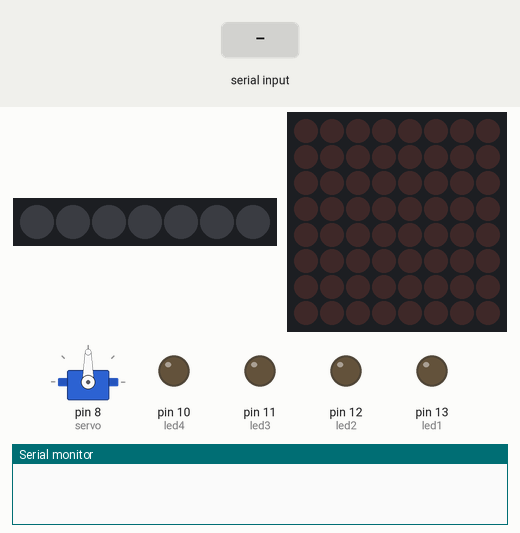
This sketch was run on a simulated Arduino Uno, built with avr-gcc and run on an emulated ATmega328P. On the bench: 7 RGB LEDs in strip order, left to right, servo, 8×8 LED matrix, output pins drawn as LEDs (lit = HIGH), the last lines printed to the serial monitor. Inputs (shaded band) come from the test bench. Dim RGB values are drawn brighter than linear.

Above: at 1.2 s.
1.3 s: "h" received over Serial
At 1.45 s:
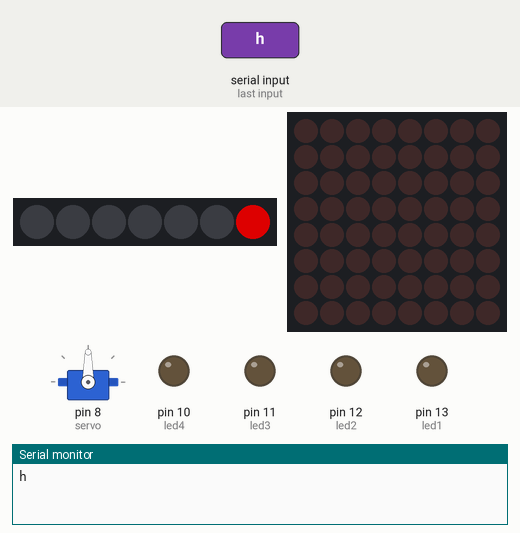
3.7 s: "a" received over Serial
At 5.3 s:
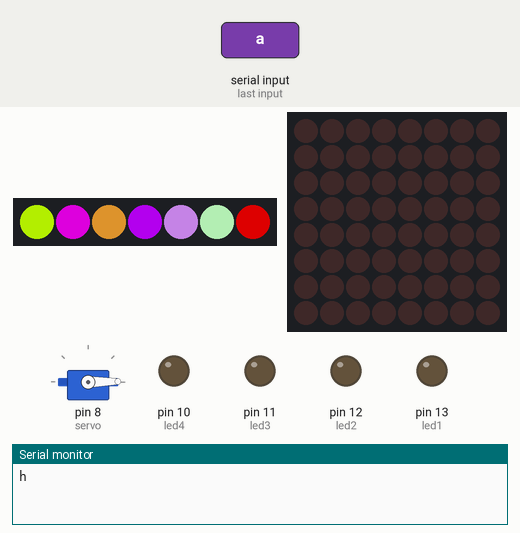
5.8 s: "e" received over Serial
At 9.7 s:
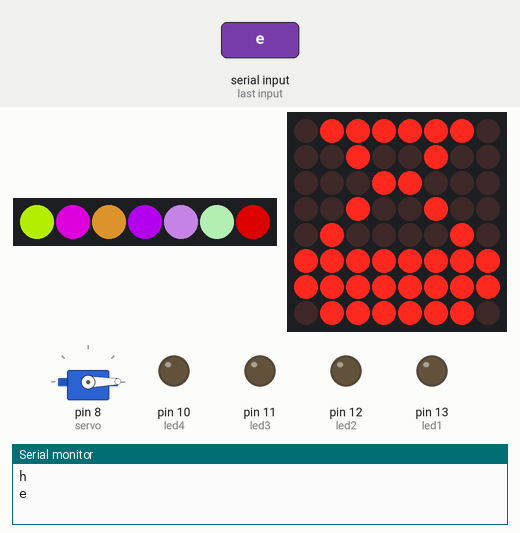
10.0 s: "f" received over Serial
At 13.0 s:
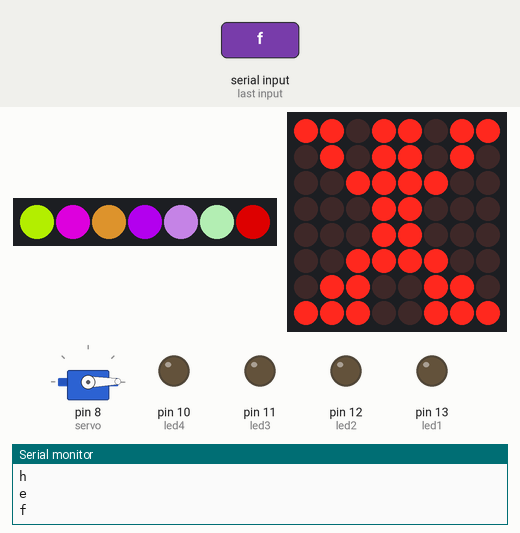
14.2 s: "g" received over Serial
At 17.4 s:
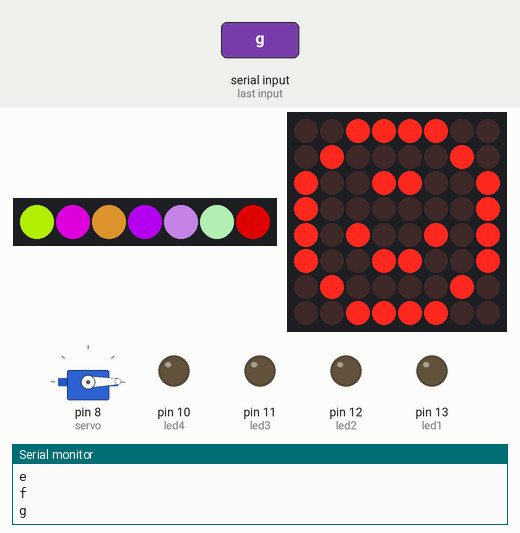
18.4 s: "g" received over Serial
At 18.55 s:
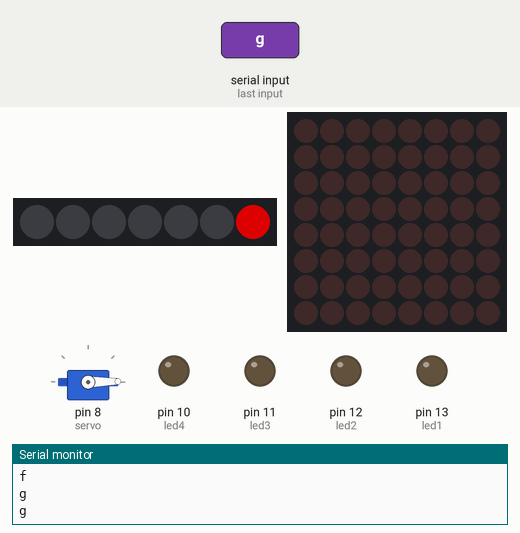
Timing chart, 0 to 21.8 s (numbered marks = the images above; inputs shaded):
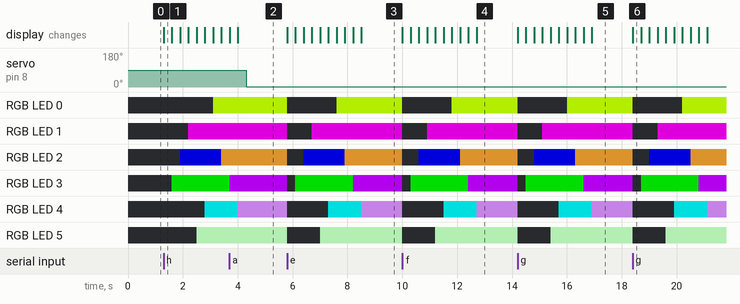

The sketch:

aaaa_1.ino
```cpp
#include <Servo.h>
#include <Adafruit_NeoPixel.h>
#include <LedControl.h>
#define esperar 300

LedControl MATLED = LedControl(3,5,4,1); // crea objeto
Adafruit_NeoPixel pixels (7,7);
Adafruit_NeoPixel mdf (7,6);
Servo servo;
int led1 = 13;
int led2 = 12;
int led3 = 11;
int led4 = 10;
char letra;
int numero;
char d1;
char d2;
char d3;
char d4;
int contador = 0;
int contador1 = 0;
int contador2 = 0;
int contador3 = 0;
int contador4 = 0;
int contador5 = 0;
int contador6 = 0;
int contador7 = 0;
int contador8 = 0;
int contador9 = 0;
byte figura1[8] = {
  0x7e, 0x24, 0x18, 0x24, 0x42, 0xff, 0xff, 0x7e
};

byte figura2[8] = {
  0xdb, 0x5a, 0x3c, 0x18, 0x18, 0x3c, 0x66, 0xe7
};

byte figura3[8] = {
  0x3c, 0x42, 0x99, 0x81, 0xa5, 0x99, 0x42, 0x3c
};

void setup() {

  Serial.begin(9600);
  pixels.begin();
  servo.attach(8);
  MATLED.shutdown(0,false);     // enciende la matriz
  MATLED.setIntensity(0,10);      // establece brillo
  MATLED.clearDisplay(0);     // blanquea matriz
  pinMode(led1, OUTPUT);
  pinMode(led2, OUTPUT);
  pinMode(led3, OUTPUT);
  pinMode(led4, OUTPUT);
  }


void loop() {

  if (Serial.available() > 0) {

    letra = Serial.read();
    numero = Serial.read();
    Serial.println(letra);
    switch (letra) {

      case 'a':
        contador++;
           Serial.println(contador);
        break;
           case 'b':
        contador1++;
        break;
      case 'c':
        contador2++;
        break;
      case 'd':
        contador3++;
           Serial.println(letra);
              Serial.println(contador3);
        break;
      case 'e':
        contador4++;
        break;
      case 'f':
        contador5++;
        break;
      case 'g':
        contador6++;
        break;
      case 'h':
        contador7++;
        break;
      case 'z':
        contador8++;
        break;
    }

 if(contador == 1){
   digitalWrite(led1,HIGH);
    Serial.println(contador);
  }
 if(contador == 2){
   digitalWrite(led1,LOW);
   contador = contador-contador;
  }

   if(contador1 == 1){
   digitalWrite(led2,HIGH);
  }
 if(contador1 == 2){
   digitalWrite(led2,LOW);
   contador1 = contador1-contador1;
  }
   if(contador2 == 1){
   digitalWrite(led3,HIGH);
  }
 if(contador2 == 2){
   digitalWrite(led3,LOW);
   contador2 = contador2-contador2;
  }
   if(contador3 == 1){
   digitalWrite(led4,HIGH);
  }
 if(contador3 == 2){
   digitalWrite(led4,LOW);
   contador3 = contador3-contador3;
  }

  if(contador4 == 1){
 for(int i = 0; i < 8; i++){
   MATLED.setRow(0,i,figura1[i]);
 }
  }
if(contador4 == 2){
  contador4 = contador4-contador4;
  MATLED.clearDisplay(0);
}
  if(contador5 == 1){
 for(int i = 0; i < 8; i++){
   MATLED.setRow(0,i,figura2[i]);
 }
  }
if(contador5 == 2){
  contador5 = contador5-contador5;
    MATLED.clearDisplay(0);

}
  if(contador6 == 1){
 for(int i = 0; i < 8; i++){
   MATLED.setRow(0,i,figura3[i]);
 }
  }
if(contador6 == 2){
  contador6 = contador6-contador6;
    MATLED.clearDisplay(0);

}
if(contador7 == 1){
    pixels.clear();
     pixels.setPixelColor(6, pixels.Color(150, 0, 0));
  pixels.show();
  delay(esperar);
        pixels.setPixelColor(3, pixels.Color(0, 150, 0));
  pixels.show();
  delay(esperar);
        pixels.setPixelColor(2, pixels.Color(0, 0, 150));
  pixels.show();
  delay(esperar);
        pixels.setPixelColor(1, pixels.Color(150, 0, 150));
  pixels.show();
  delay(esperar);
        pixels.setPixelColor(5, pixels.Color(150, 200, 150));
  pixels.show();
  delay(esperar);
        pixels.setPixelColor(4, pixels.Color(0, 150, 150));
  pixels.show();
  delay(esperar);
        pixels.setPixelColor(0, pixels.Color(150, 200, 0));
  pixels.show();
  delay(esperar);
        pixels.setPixelColor(2, pixels.Color(150, 100, 30));
  pixels.show();
  delay(esperar);
        pixels.setPixelColor(3, pixels.Color(150, 0, 200));
  pixels.show();
  delay(esperar);
        pixels.setPixelColor(4, pixels.Color(150, 100, 175));
  pixels.show();
  delay(esperar);
  pixels.clear();
}
if(contador7 ==2){
  pixels.clear();

  contador7 = contador7-contador7;
}
if(contador8 == 1){
  digitalWrite(led2,HIGH);
  digitalWrite(led1,HIGH);
  digitalWrite(led3,HIGH);
  digitalWrite(led4,HIGH);
}
if(contador8 == 2){
  digitalWrite(led1,LOW);
  digitalWrite(led2,LOW);
  digitalWrite(led3,LOW);
  digitalWrite(led4,LOW);
contador8 = 0;
}
if(char lol = Serial.read() > '0'){
  servo.write(lol);
}

}
}
```

Measured:
- after the input at 1.3 s, RGB LED 0: off → RGB(150, 200, 0) after 1.8 s; RGB LED 1: off → RGB(150, 0, 150) after 0.90 s; RGB LED 2: off → RGB(0, 0, 150) after 0.60 s, → RGB(150, 100, 30) 1.5 s later; RGB LED 3: off → RGB(0, 150, 0) after 0.30 s; RGB LED 4: off → RGB(0, 150, 150) after 1.5 s
- after the input at 3.7 s, servo on pin 8 (servo): 90° → 1° after 0.61 s
- after the input at 5.8 s, RGB LED 0: RGB(150, 200, 0) → off at once, → RGB(150, 200, 0) 1.8 s later; RGB LED 1: RGB(150, 0, 150) → off at once, → RGB(150, 0, 150) 0.90 s later
- after the input at 10.0 s, RGB LED 0: RGB(150, 200, 0) → off at once, → RGB(150, 200, 0) 1.8 s later; RGB LED 1: RGB(150, 0, 150) → off at once, → RGB(150, 0, 150) 0.90 s later
- after the input at 14.2 s, RGB LED 0: RGB(150, 200, 0) → off at once, → RGB(150, 200, 0) 1.8 s later; RGB LED 1: RGB(150, 0, 150) → off at once, → RGB(150, 0, 150) 0.90 s later
- after the input at 18.4 s, RGB LED 0: RGB(150, 200, 0) → off at once, → RGB(150, 200, 0) 1.8 s later; RGB LED 1: RGB(150, 0, 150) → off at once, → RGB(150, 0, 150) 0.90 s later
